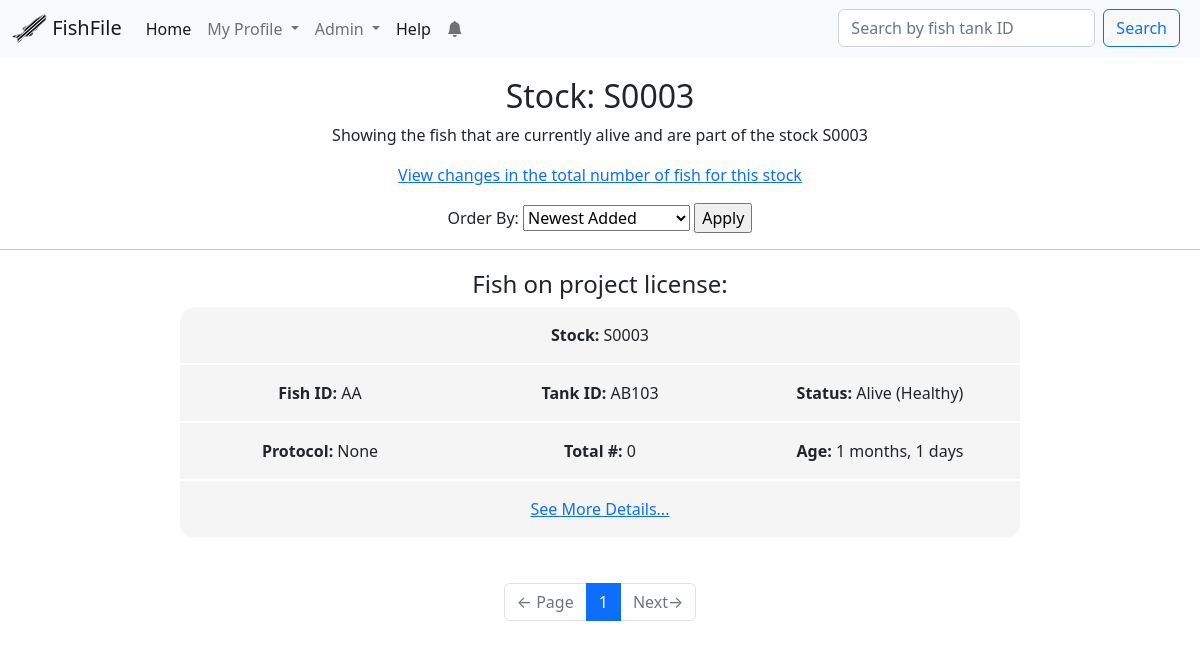
/stock/S0003/ (signed in), run on the app's committed database.
### app/models.py (models this page shows, shortened)
class Fish(db.Model):
    id = db.Column(db.Integer, primary_key=True)
    fish_id = db.Column(db.String(264), index=True)
    tank_id = db.Column(db.String(32), index=True)
    status = db.Column(db.String(32), index=True, default="Alive")
    stock = db.Column(db.String(32), index=True)
    source = db.Column(db.String(32))
    protocol = db.Column(db.Integer, index=True)
    birthday = db.Column(db.Date, index=True)
    date_of_arrival = db.Column(db.Date, index=True)
    months = db.Column(db.Integer, default=0)
    age_reminder = db.Column(db.String(64), default="Not sent")
    mutant_gene = db.Column(db.Text())
    transgenes = db.Column(db.Text())
    cross_type = db.Column(db.String(64))
    comments = db.Column(db.Text())
    added = db.Column(db.DateTime, default=datetime.utcnow)
    father_id = db.Column(db.Integer, db.ForeignKey("fish.id"))
    mother_id = db.Column(db.Integer, db.ForeignKey("fish.id"))
    fathered = db.relationship(
        "Fish", backref=db.backref("father", remote_side=[id]), foreign_keys=[father_id]
    )
    mothered = db.relationship(
        "Fish", backref=db.backref("mother", remote_side=[id]), foreign_keys=[mother_id]
    )
    project_license_holder_id = db.Column(
        db.Integer, db.ForeignKey("user.project_license")
    )
    project_license_holder = db.relationship(
        "User", foreign_keys=[project_license_holder_id], backref="fish_on_license"
    )
    user_code_id = db.Column(db.Integer, db.ForeignKey("user.id"))
    user_code = db.relationship(
        "User", foreign_keys=[user_code_id], backref="users_fish"
    )
    males = db.Column(db.Integer)
    females = db.Column(db.Integer)
    unsexed = db.Column(db.Integer)
    carriers = db.Column(db.Integer)
    total = db.Column(db.Integer)
    links = db.Column(db.Text())
    origin_tank_id = db.Column(db.Integer, db.ForeignKey("fish.id"))
    origin_for = db.relationship(
        "Fish",
        backref=db.backref("origin", remote_side=[id]),
        foreign_keys=[origin_tank_id],
    )
    changes = db.relationship(
        "Change", backref="fish", lazy="dynamic", cascade="all, delete"
    )
    notifications = db.relationship(
        "Notification", backref="fish", lazy="dynamic", cascade="all, delete"
    )
    reminders = db.relationship(
        "Reminder", backref="fish", lazy="dynamic", cascade="all, delete"
    )
    alleles = db.relationship(
        "Allele", backref="fish", lazy="dynamic", cascade="all, delete"
    )
    photos = db.relationship(
        "Photo", backref="fish", lazy="dynamic", cascade="all, delete"
    )
    system = db.Column(db.String(64), default="New")
    old_code = db.Column(db.String(64))
    old_license = db.Column(db.String(64))
    old_mID = db.Column(db.String(64))
    old_mStock = db.Column(db.String(64))
    old_fID = db.Column(db.String(64))
    old_fStock = db.Column(db.String(64))
    old_birthday = db.Column(db.String(64))
    old_arrival = db.Column(db.String(64))
    old_allele = db.Column(db.String(64))
    def __repr__(self):
        return f"Stock: {self.stock}, Tank: {self.tank_id}, ID: {self.fish_id}"
    def getAge(self):
        if self.old_birthday:
            self.birthday = datetime.strptime(self.old_birthday, "%Y-%m-%d").date()
            self.old_birthday = None
            db.session.commit()
            self.getAge()
        if self.status == "Dead":
            return "Dead"
        if self.birthday == None or self.birthday == "":
            return "None"
        today = datetime.today().date()
        birthday = self.birthday
        age_difference = relativedelta.relativedelta(today, birthday)
        if age_difference.years > 0:
            age = f"{age_difference.years} years, {age_difference.months} months, {age_difference.days} days"
        elif age_difference.months > 0:
            age = f"{age_difference.months} months, {age_difference.days} days"
        else:
            age = f"{age_difference.days} days"
        return age

### app/main/routes.py (the view, shortened to what this page needs)
@bp.route("/stock/<stock>/", methods=["GET", "POST"])
@login_required
@requires_roles("User", "Researcher", "Admin", "Owner")
def stock(stock):
    form = OrderForm()
    if form.validate_on_submit():
        session["order_by"] = form.order.data
        return redirect(url_for("main.stock", stock=stock))
    page = request.args.get("page", 1, type=int)
    order = session.get("order_by", "Newest Added")
    form.order.data = order
    if order == "Age ( young -> old )":
        fish = (
            Fish.query.filter_by(stock=stock)
            .filter(Fish.status != "Dead", Fish.birthday != None)
            .order_by(Fish.birthday.desc())
            .paginate(page, current_app.config["FISH_PER_PAGE"], False)
        )
    elif order == "Newest Added":
        fish = (
            Fish.query.filter_by(stock=stock)
            .filter(Fish.status != "Dead")
            .order_by(Fish.added.desc())
            .paginate(page, current_app.config["FISH_PER_PAGE"], False)
        )
    else:
        fish = (
            Fish.query.filter_by(stock=stock)
            .filter(Fish.status != "Dead")
            .paginate(page, current_app.config["FISH_PER_PAGE"], False)
        )
    current_total = 0
    for entry in fish.items:
        current_total += entry.total
    next_url = (
        url_for("main.stock", stock=stock, page=fish.next_num)
        if fish.has_next
        else None
    )
    prev_url = (
        url_for("main.stock", stock=stock, page=fish.prev_num)
        if fish.has_prev
        else None
    )
    return render_template(
        "stock.html",
        fish_list=fish.items,
        next_url=next_url,
        prev_url=prev_url,
        pagination=fish,
        form=form,
        title=f"Stock ({stock})",
        current_total=current_total,
        stock=stock,
    )

### app/main/forms.py
class SimpleSearch(FlaskForm):
    search = StringField("Search by fish tank ID", validators=[DataRequired()])
    submit = SubmitField("Search")
    def __init__(self, *args, **kwargs):
        if "formdata" not in kwargs:
            kwargs["formdata"] = request.args
        if "csrf_enabled" not in kwargs:
            kwargs["csrf_enabled"] = False
        super(SimpleSearch, self).__init__(*args, **kwargs)

class EmptyForm(FlaskForm):
    submit = SubmitField("Submit")

### app/main/routes.py (called while the page is built)
@bp.before_request
def before_request():
    if current_user.is_authenticated:
        current_user.last_seen = datetime.utcnow()
        db.session.commit()
        g.search_form = SimpleSearch()
        g.clearNotifsForm = EmptyForm()

### app/models.py (called while the page is built)
@login.user_loader
def load_user(id):
    return User.query.get(int(id))

def requires_roles(*roles):
    def wrapper(f):
        @wraps(f)
        def wrapped(*args, **kwargs):
            if current_app.testing == True:
                return f(*args, **kwargs)
            if current_user.role not in roles:
                abort(403)
            return f(*args, **kwargs)
        return wrapped
    return wrapper

    def isOwner(self):
        return self.role == "Owner"

    def isAdmin(self):
        return self.role in ("Admin", "Owner")

    def new_notifications(self):
        last_read_time = self.last_notification_read_time or datetime(1900, 1, 1)
        return (
            Notification.query.filter_by(user=self)
            .filter(Notification.time > last_read_time)
            .count()
        )

### app/templates/stock.html (shortened to what this page needs)
{% extends "base.html" %}
{% block content %}
    <h2>Stock: {{stock}}</h2>
    <p>Showing the fish that are currently alive and are part of the stock {{stock}}</p>
    <p><a href="{{url_for('main.stock_changes', stock = stock, filters='total')}}">View changes in the total number of fish for this stock</a></p>
    <form action = "", method="post">
        {{form.order.label}} {{form.order()}} {{form.submit()}}
    </form>
    <hr>
    {% if fish_list %}
        <div id="fishList">
            <h4>Fish on project license:</h4>
            {%for fish in fish_list%}
                {%include 'subtemplates/_fish.html'%}
            {%endfor%}
        </div>
        <div id="pageNavigation">
            <nav aria-label="Page navigation">
                <ul class="pagination justify-content-center">
                    <li class=" page-item {% if not prev_url %} disabled{% endif %}">
                        <a class=" page-link" href="{{ prev_url or '#' }}">
                            <span aria-hidden="true">&larr;</span> Page
                        </a>
                    </li>
                    {% for page in pagination.iter_pages(1,2,3,1) %}
                        {% if page %}
                            {% if page != pagination.page %}
                                    <li class = "page-item"><a class = "page-link" href="{{url_for('main.project_license',license = user.project_license, page=page)}}">{{ page }}</a></li>
                            {% else %}
                                <li class="page-item active"><a class = "page-link">{{ page }}</a></li>
                            {% endif %}
                        {% else %}
                            <li class="page-item disabled"><a class = "page-link" >…</a></li>
                        {% endif %}
                    {% endfor %}
                    <li class="page-item {% if not next_url %} disabled{% endif %}">
                        <a class=" page-link" href="{{ next_url or '#' }}">
                            Next<span aria-hidden="true">&rarr;</span>
                        </a>
                    </li>
                </ul>
            </nav>
        </div>
    {%else%}
        <p>There are no fish that are alive and have this stock number</p>
    {%endif%}
{%endblock%}

### app/templates/subtemplates/_fish.html (shortened to what this page needs)
<table class="fishSummaryTable">
    <tr>
        <td colspan="3"><strong>Stock: </strong>{{fish.stock}}</td>
    </tr>
    <tr>
        <td class = "summaryPoint"><strong>Fish ID:</strong> {{fish.fish_id}}</td>
        <td class = "summaryPoint"><strong>Tank ID:</strong> {{fish.tank_id}}</td>
        <td class = "summaryPoint"><strong>Status:</strong> {{fish.status}}</td>
    </tr>
    <tr>
        <td class = "summaryPoint"><strong>Protocol:</strong> {{fish.protocol}}</td>
        <td class = "summaryPoint"><strong>Total #:</strong> {{fish.total}}</td>
        <td class = "summaryPoint"><strong>Age:</strong> {{fish.getAge()}}</td>
    </tr>
    <tr>
        <td colspan="3"><a href = "{{url_for('main.fish', id=fish.id)}}">See More Details...</a></td>
    </tr>
</table>
<br>

### app/static/styles/style.css (style rules this page uses)
#fishList { width:70%; margin: auto; margin-top:20px; }
.fishSummaryTable { text-align: center; margin:auto; border-collapse: collapse; border-radius: 1em; overflow: hidden; width:100%; table-layout: fixed }
.fishSummaryTable td { padding: 1em; background: whitesmoke; border-bottom: 2px solid white; }
.fishSummaryTable .summaryPoint { max-width: 33%; }
#pageNavigation { margin:auto; text-align: center; margin-top: 20px; margin-bottom: 20px; }
#pageNavigation ul { margin: 0; }
#pageNavigation li { margin: 0; padding: 0; }

### data on the page
Fish: stock "S0003", fish_id "AA", tank_id "AB103", status "Alive (Healthy)", protocol "None", total "0", getAge "1 months, 1 days"

### other printed values
{{ config["WEBSITE_NAME"] }} "FishFile"
{{ stock }} "S0003"
{{ page }} "1"
